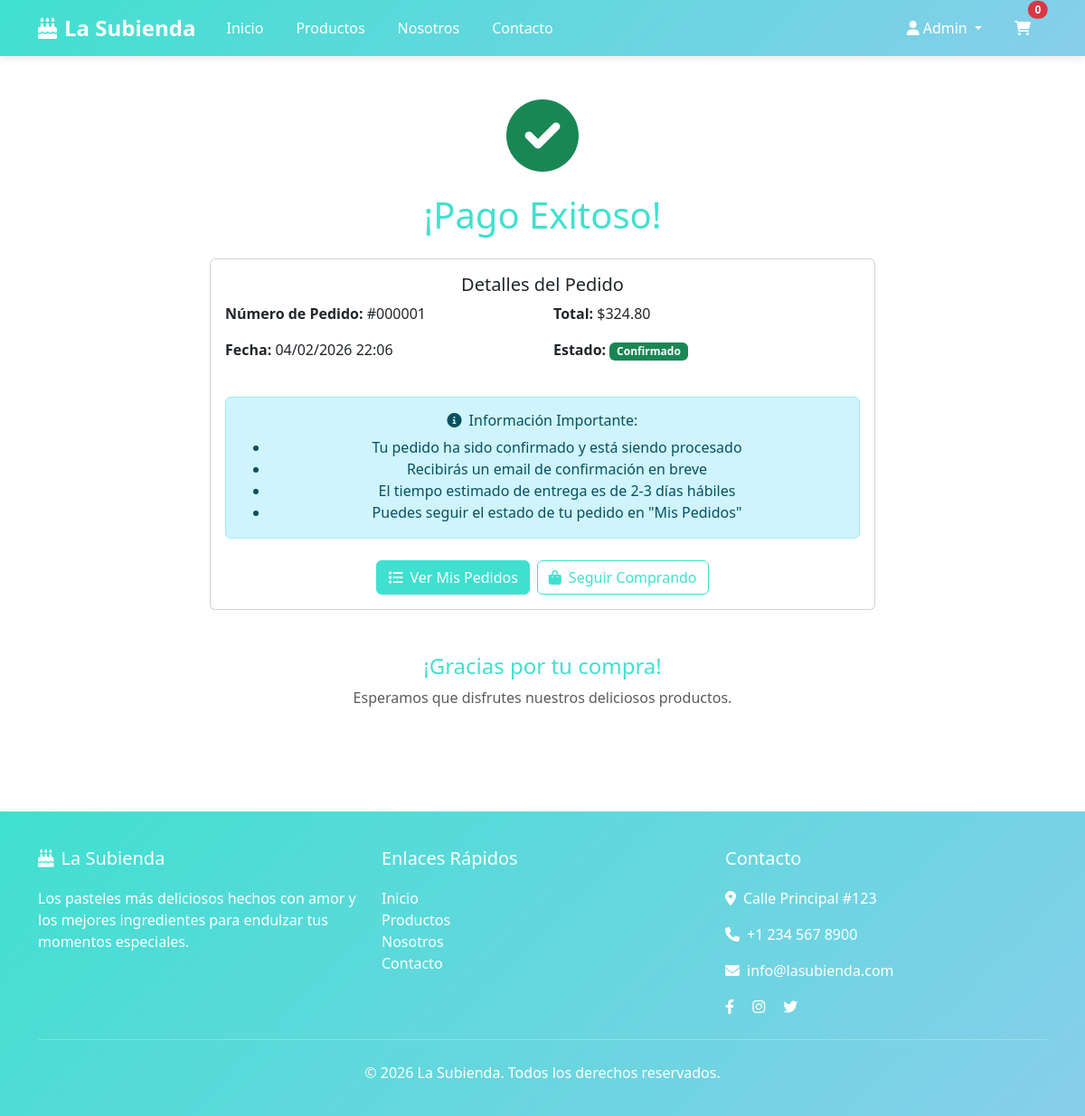
The app's page /pago-exitoso.php?pedido=1 (signed in) with its own data.
### tables this page shows
CREATE TABLE `pedidos` (
  `id` int(11) NOT NULL,
  `usuario_id` int(11) DEFAULT NULL,
  `total` decimal(10,2) NOT NULL,
  `estado` enum('pendiente','procesando','completado','cancelado') DEFAULT 'pendiente',
  `fecha_pedido` timestamp NOT NULL DEFAULT current_timestamp()
);

### pago-exitoso.php (the view, shortened to what this page needs)
<?php
require_once 'config/database.php';
$pedido_id = $_GET['pedido'] ?? null;
$stmt = $conn->prepare("SELECT * FROM pedidos WHERE id = ? AND usuario_id = ?");
$stmt->execute([$pedido_id, $_SESSION['usuario_id']]);
$pedido = $stmt->fetch(PDO::FETCH_ASSOC);
?>
<!DOCTYPE html>
<html lang="es">
<head>
    <link href="https://cdn.jsdelivr.net/npm/bootstrap@5.3.0/dist/css/bootstrap.min.css" rel="stylesheet">
    <link href="https://cdnjs.cloudflare.com/ajax/libs/font-awesome/6.0.0/css/all.min.css" rel="stylesheet">
    <link href="assets/css/style.css" rel="stylesheet">
</head>
<body>
    <?php include 'includes/header.php'; ?>
    <div class="container py-5">
        <div class="row justify-content-center">
            <div class="col-md-8">
                <div class="text-center">
                    <div class="mb-4">
                        <i class="fas fa-check-circle fa-5x text-success"></i>
                    </div>
                    <h1 class="text-primary mb-4">¡Pago Exitoso!</h1>
                    <div class="card">
                        <div class="card-body">
                            <h5 class="card-title">Detalles del Pedido</h5>
                            <div class="row text-start">
                                <div class="col-md-6">
                                    <p><strong>Número de Pedido:</strong> #<?php echo str_pad($pedido['id'], 6, '0', STR_PAD_LEFT); ?></p>
                                    <p><strong>Fecha:</strong> <?php echo date('d/m/Y H:i', strtotime($pedido['fecha_pedido'])); ?></p>
                                </div>
                                <div class="col-md-6">
                                    <p><strong>Total:</strong> $<?php echo number_format($pedido['total'], 2); ?></p>
                                    <p><strong>Estado:</strong> <span class="badge bg-success">Confirmado</span></p>
                                </div>
                            </div>
                            <div class="alert alert-info mt-4">
                                <h6><i class="fas fa-info-circle me-2"></i>Información Importante:</h6>
                                <ul class="mb-0">
                                    <li>Tu pedido ha sido confirmado y está siendo procesado</li>
                                    <li>Recibirás un email de confirmación en breve</li>
                                    <li>El tiempo estimado de entrega es de 2-3 días hábiles</li>
                                    <li>Puedes seguir el estado de tu pedido en "Mis Pedidos"</li>
                                </ul>
                            </div>
                            <div class="d-grid gap-2 d-md-flex justify-content-md-center mt-4">
                                <a href="mis-pedidos.php" class="btn btn-primary">
                                    <i class="fas fa-list me-2"></i>Ver Mis Pedidos
                                </a>
                                <a href="productos.php" class="btn btn-outline-primary">
                                    <i class="fas fa-shopping-bag me-2"></i>Seguir Comprando
                                </a>
                            </div>
                        </div>
                    </div>
                    <div class="mt-5">
                        <h4 class="text-primary">¡Gracias por tu compra!</h4>
                        <p class="text-muted">Esperamos que disfrutes nuestros deliciosos productos.</p>
                    </div>
                </div>
            </div>
        </div>
    </div>
    <?php include 'includes/footer.php'; ?>
</body>
</html>

### assets/css/style.css (style rules this page uses)
:root { --primary-color: #40e0d0; --secondary-color: #87ceeb; --light-blue: #e0f6ff; --white: #ffffff; --dark-text: #2c3e50; --light-gray: #f8f9fa; }
body { font-family: "Segoe UI", Tahoma, Geneva, Verdana, sans-serif; background-color: var(--white); color: var(--dark-text); }
.btn-primary { background-color: var(--primary-color); border-color: var(--primary-color); color: white; }
.btn-outline-primary { color: var(--primary-color); border-color: var(--primary-color); }
.text-primary { color: var(--primary-color) !important; }

### records on screen
pedidos: id "000001", fecha_pedido "04/02/2026 22:06", total "324.80"

### other values on screen
$_SESSION['usuario_nombre'] "Admin"
obtenerCantidadCarrito($_SESSION['usuario_id']) "0"
